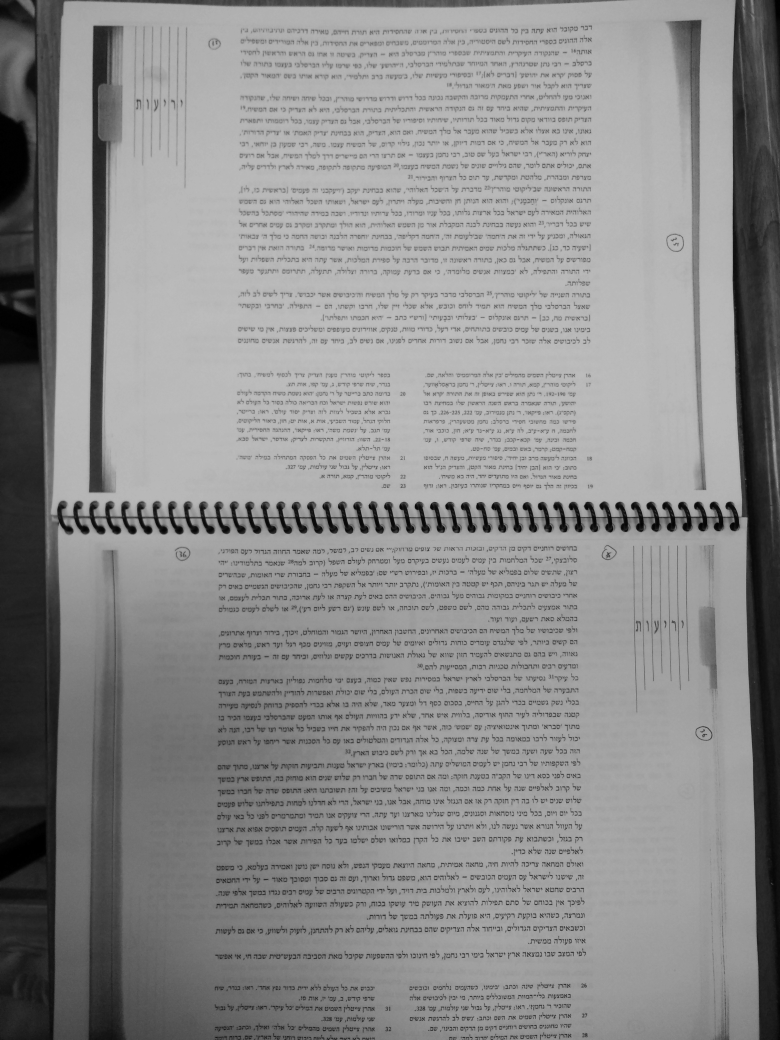
#> input picture images/events/IMG Hillel Zeitlin on Messiah 2.jpg, 3120 x 4160 px (shown at 1/4 size)
$ python -i build-sefer-hamidos-cognizance22-travel10-grok-media.py   (imports and definitions only)
#> lines starting #> are read from the running program, lines starting #| are printed output that depends on the picture
#!/usr/bin/env python3
"""Build Cognizance 22-51 through Travel 1-10: 80 stills and 40 genuine Grok videos.
Exactly 10/40 still bases are local Pictures (8 Saba); all raw videos come from xAI/Grok.
Exact teachings are composited in post onto both stills and generated videos.
"""
import json, urllib.request, subprocess, shutil, os
from pathlib import Path
from PIL import Image, ImageDraw, ImageFont, ImageFilter, ImageOps

ROOT=Path(__file__).resolve().parents[1]
PARTIAL=os.environ.get('SH_MEDIA_PARTIAL') == '1'
PUB=Path(os.environ.get('SH_MEDIA_PUB', str(ROOT/'public')))
READER=PUB/'reader/sefer-hamidos'
TARGETS=Path('/root/sefer_hamidos_next40_cognizance22_51_travel1_10.json')
WORKERS=[Path(f'/root/sh_media5_worker_{a}_{b}.json') for a,b in [(1,5),(6,10),(11,15),(16,20),(21,25),(26,30),(31,35),(36,40)]]
W,H=1280,720
FONT='/usr/share/fonts/truetype/dejavu/DejaVuSans.ttf'
FONT_BOLD='/usr/share/fonts/truetype/dejavu/DejaVuSans-Bold.ttf'
FONT_SERIF='/usr/share/fonts/truetype/dejavu/DejaVuSerif.ttf'
NANACH='נ נח נחמ נחמן מאומן'
DATE='2026-07-28'


# [5 lines left out: function download, not called in this run]


def cover_image(path):
    im=ImageOps.exif_transpose(Image.open(path)).convert('RGB')
#> im is the input picture: PIL image 3120x4160 RGB; min 0, max 199, mean 139
    scale=max(W/im.width,H/im.height)
#> scale = 0.41
    im=im.resize((int(im.width*scale),int(im.height*scale)),Image.Resampling.LANCZOS)
#> im: PIL image 1280x1706 RGB
    x=max(0,(im.width-W)//2); y=max(0,(im.height-H)//2)
#> after `x = max(0, (im.width - W) // 2)`: x = 0
#> after `y = max(0, (im.height - H) // 2)`: y = 493
    return ImageOps.autocontrast(im.crop((x,y,x+W,y+H)),cutoff=1).filter(ImageFilter.UnsharpMask(radius=1,percent=110))
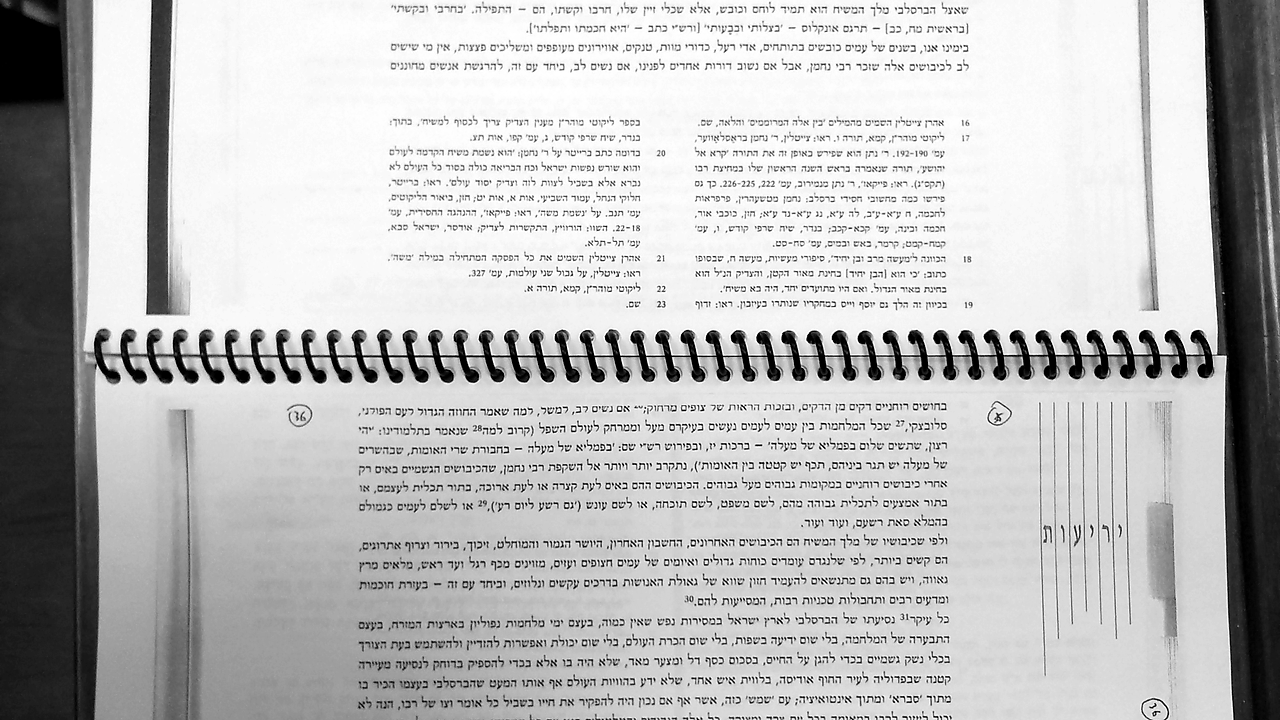
#> returned value: PIL image 1280x720 RGB; min 0, max 255, mean 188.3


def text_width(draw,text,font,direction):
    b=draw.textbbox((0,0),text,font=font,direction=direction); return b[2]-b[0]


# [182 lines left out: functions wrap, fit, draw_seal, make_still, make_video_overlay, overlay_video and 2 more, not called in this run]

# [1 line not run here, left out]

>>> result = cover_image('../images/events/IMG Hillel Zeitlin on Messiah 2.jpg')
